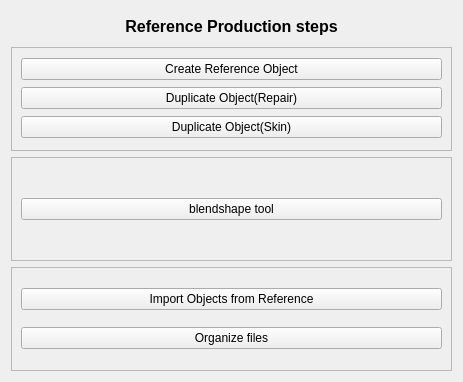
<?xml version="1.0" encoding="UTF-8"?>
<ui version="4.0">
 <class>Form</class>
 <widget class="QWidget" name="Form">
  <property name="geometry">
   <rect>
    <x>0</x>
    <y>0</y>
    <width>463</width>
    <height>382</height>
   </rect>
  </property>
  <property name="windowTitle">
   <string>Form</string>
  </property>
  <layout class="QVBoxLayout" name="verticalLayout">
   <item>
    <layout class="QHBoxLayout" name="horizontalLayout_6">
     <item>
      <widget class="QLabel" name="label">
       <property name="maximumSize">
        <size>
         <width>2000</width>
         <height>30</height>
        </size>
       </property>
       <property name="font">
        <font>
         <pointsize>12</pointsize>
         <weight>75</weight>
         <bold>true</bold>
        </font>
       </property>
       <property name="text">
        <string>Reference Production steps</string>
       </property>
       <property name="alignment">
        <set>Qt::AlignCenter</set>
       </property>
      </widget>
     </item>
    </layout>
   </item>
   <item>
    <widget class="QFrame" name="frame">
     <property name="frameShape">
      <enum>QFrame::StyledPanel</enum>
     </property>
     <property name="frameShadow">
      <enum>QFrame::Raised</enum>
     </property>
     <layout class="QVBoxLayout" name="verticalLayout_2">
      <item>
       <layout class="QHBoxLayout" name="horizontalLayout" stretch="0">
        <property name="sizeConstraint">
         <enum>QLayout::SetDefaultConstraint</enum>
        </property>
        <item>
         <widget class="QPushButton" name="Reference_pushButton">
          <property name="text">
           <string>Create Reference Object</string>
          </property>
         </widget>
        </item>
       </layout>
      </item>
      <item>
       <layout class="QHBoxLayout" name="horizontalLayout_2">
        <item>
         <widget class="QPushButton" name="Duplicate_pushButton">
          <property name="text">
           <string>Duplicate Object(Repair)</string>
          </property>
         </widget>
        </item>
       </layout>
      </item>
      <item>
       <layout class="QHBoxLayout" name="horizontalLayout_3">
        <item>
         <widget class="QPushButton" name="Duplicate_skinpushButton">
          <property name="text">
           <string>Duplicate Object(Skin)</string>
          </property>
         </widget>
        </item>
       </layout>
      </item>
     </layout>
    </widget>
   </item>
   <item>
    <widget class="QFrame" name="frame_3">
     <property name="frameShape">
      <enum>QFrame::StyledPanel</enum>
     </property>
     <property name="frameShadow">
      <enum>QFrame::Raised</enum>
     </property>
     <layout class="QVBoxLayout" name="verticalLayout_4">
      <item>
       <layout class="QVBoxLayout" name="verticalLayout_5">
        <item>
         <widget class="QPushButton" name="pushButton">
          <property name="text">
           <string>blendshape tool</string>
          </property>
         </widget>
        </item>
       </layout>
      </item>
     </layout>
    </widget>
   </item>
   <item>
    <widget class="QFrame" name="frame_2">
     <property name="frameShape">
      <enum>QFrame::StyledPanel</enum>
     </property>
     <property name="frameShadow">
      <enum>QFrame::Raised</enum>
     </property>
     <layout class="QVBoxLayout" name="verticalLayout_3">
      <item>
       <layout class="QHBoxLayout" name="horizontalLayout_4">
        <item>
         <widget class="QPushButton" name="Importobj_pushButton">
          <property name="text">
           <string>Import Objects from Reference</string>
          </property>
         </widget>
        </item>
       </layout>
      </item>
      <item>
       <layout class="QHBoxLayout" name="horizontalLayout_5">
        <item>
         <widget class="QPushButton" name="Organize_pushButton">
          <property name="text">
           <string>Organize files</string>
          </property>
         </widget>
        </item>
       </layout>
      </item>
     </layout>
    </widget>
   </item>
  </layout>
 </widget>
 <resources/>
 <connections/>
</ui>
